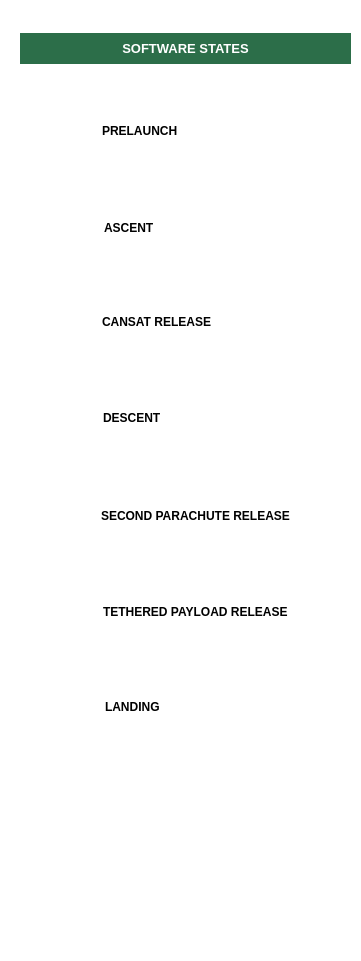
     <widget class="QFrame" name="frame_22">
      <property name="geometry">
       <rect>
        <x>1480</x>
        <y>30</y>
        <width>361</width>
        <height>961</height>
       </rect>
      </property>
      <property name="styleSheet">
       <string notr="true">background-color: transparent;</string>
      </property>
      <property name="frameShape">
       <enum>QFrame::StyledPanel</enum>
      </property>
      <property name="frameShadow">
       <enum>QFrame::Raised</enum>
      </property>
      <widget class="QFrame" name="frame_25">
       <property name="geometry">
        <rect>
         <x>20</x>
         <y>33</y>
         <width>331</width>
         <height>31</height>
        </rect>
       </property>
       <property name="baseSize">
        <size>
         <width>0</width>
         <height>0</height>
        </size>
       </property>
       <property name="styleSheet">
        <string notr="true">background-color: rgb(44, 110, 73);</string>
       </property>
       <property name="frameShape">
        <enum>QFrame::StyledPanel</enum>
       </property>
       <property name="frameShadow">
        <enum>QFrame::Raised</enum>
       </property>
       <property name="lineWidth">
        <number>1</number>
       </property>
       <property name="midLineWidth">
        <number>0</number>
       </property>
       <widget class="QLabel" name="label_17">
        <property name="geometry">
         <rect>
          <x>-90</x>
          <y>-10</y>
          <width>511</width>
          <height>51</height>
         </rect>
        </property>
        <property name="styleSheet">
         <string notr="true">color: rgb(255, 255, 255);</string>
        </property>
        <property name="text">
         <string>&lt;html&gt;&lt;head/&gt;&lt;body&gt;&lt;p align=&quot;center&quot;&gt;&lt;span style=&quot; font-size:10pt; font-weight:700;&quot;&gt;SOFTWARE STATES&lt;/span&gt;&lt;/p&gt;&lt;/body&gt;&lt;/html&gt;</string>
        </property>
       </widget>
      </widget>
      <widget class="QLabel" name="label_38">
       <property name="geometry">
        <rect>
         <x>104</x>
         <y>218</y>
         <width>81</width>
         <height>21</height>
        </rect>
       </property>
       <property name="styleSheet">
        <string notr="true">color: rgb(0, 0, 0);</string>
       </property>
       <property name="text">
        <string>&lt;html&gt;&lt;head/&gt;&lt;body&gt;&lt;p&gt;&lt;span style=&quot; font-weight:700;&quot;&gt;ASCENT &lt;/span&gt;&lt;/p&gt;&lt;/body&gt;&lt;/html&gt;</string>
       </property>
      </widget>
      <widget class="QLabel" name="label_37">
       <property name="geometry">
        <rect>
         <x>103</x>
         <y>408</y>
         <width>81</width>
         <height>21</height>
        </rect>
       </property>
       <property name="styleSheet">
        <string notr="true">color: rgb(0, 0, 0);</string>
       </property>
       <property name="text">
        <string>&lt;html&gt;&lt;head/&gt;&lt;body&gt;&lt;p&gt;&lt;span style=&quot; font-weight:700;&quot;&gt;DESCENT&lt;/span&gt;&lt;/p&gt;&lt;/body&gt;&lt;/html&gt;</string>
       </property>
      </widget>
      <widget class="QLabel" name="label_36">
       <property name="geometry">
        <rect>
         <x>101</x>
         <y>506</y>
         <width>261</width>
         <height>21</height>
        </rect>
       </property>
       <property name="styleSheet">
        <string notr="true">color: rgb(0, 0, 0);</string>
       </property>
       <property name="text">
        <string>&lt;html&gt;&lt;head/&gt;&lt;body&gt;&lt;p&gt;&lt;span style=&quot; font-weight:700;&quot;&gt;SECOND PARACHUTE RELEASE&lt;/span&gt;&lt;/p&gt;&lt;/body&gt;&lt;/html&gt;</string>
       </property>
      </widget>
      <widget class="QLabel" name="label_34">
       <property name="geometry">
        <rect>
         <x>102</x>
         <y>121</y>
         <width>151</width>
         <height>21</height>
        </rect>
       </property>
       <property name="styleSheet">
        <string notr="true">color: rgb(0, 0, 0);</string>
       </property>
       <property name="text">
        <string>&lt;html&gt;&lt;head/&gt;&lt;body&gt;&lt;p&gt;&lt;span style=&quot; font-weight:700;&quot;&gt;PRELAUNCH&lt;/span&gt;&lt;/p&gt;&lt;/body&gt;&lt;/html&gt;</string>
       </property>
      </widget>
      <widget class="QLabel" name="label_32">
       <property name="geometry">
        <rect>
         <x>105</x>
         <y>697</y>
         <width>91</width>
         <height>21</height>
        </rect>
       </property>
       <property name="styleSheet">
        <string notr="true">color: rgb(0, 0, 0);</string>
       </property>
       <property name="text">
        <string>&lt;html&gt;&lt;head/&gt;&lt;body&gt;&lt;p&gt;&lt;span style=&quot; font-weight:700;&quot;&gt;LANDING&lt;/span&gt;&lt;/p&gt;&lt;/body&gt;&lt;/html&gt;</string>
       </property>
      </widget>
      <widget class="QLabel" name="label_33">
       <property name="geometry">
        <rect>
         <x>103</x>
         <y>602</y>
         <width>261</width>
         <height>21</height>
        </rect>
       </property>
       <property name="styleSheet">
        <string notr="true">color: rgb(0, 0, 0);</string>
       </property>
       <property name="text">
        <string>&lt;html&gt;&lt;head/&gt;&lt;body&gt;&lt;p&gt;&lt;span style=&quot; font-weight:700;&quot;&gt;TETHERED PAYLOAD RELEASE&lt;/span&gt;&lt;/p&gt;&lt;/body&gt;&lt;/html&gt;</string>
       </property>
      </widget>
      <widget class="QLabel" name="label_35">
       <property name="geometry">
        <rect>
         <x>102</x>
         <y>312</y>
         <width>141</width>
         <height>21</height>
        </rect>
       </property>
       <property name="styleSheet">
        <string notr="true">color: rgb(0, 0, 0);</string>
       </property>
       <property name="text">
        <string>&lt;html&gt;&lt;head/&gt;&lt;body&gt;&lt;p&gt;&lt;span style=&quot; font-weight:700;&quot;&gt;CANSAT RELEASE&lt;/span&gt;&lt;/p&gt;&lt;/body&gt;&lt;/html&gt;</string>
       </property>
      </widget>
      <widget class="ledc" name="state5_c" native="true">
       <property name="geometry">
        <rect>
         <x>46</x>
         <y>498</y>
         <width>71</width>
         <height>41</height>
        </rect>
       </property>
      </widget>
      <widget class="ledc" name="state6_c" native="true">
       <property name="geometry">
        <rect>
         <x>46</x>
         <y>594</y>
         <width>71</width>
         <height>41</height>
        </rect>
       </property>
      </widget>
      <widget class="ledc" name="state4_c" native="true">
       <property name="geometry">
        <rect>
         <x>46</x>
         <y>401</y>
         <width>71</width>
         <height>41</height>
        </rect>
       </property>
      </widget>
      <widget class="ledc" name="state1_c" native="true">
       <property name="geometry">
        <rect>
         <x>46</x>
         <y>113</y>
         <width>71</width>
         <height>41</height>
        </rect>
       </property>
      </widget>
      <widget class="ledc" name="state3_c" native="true">
       <property name="geometry">
        <rect>
         <x>46</x>
         <y>306</y>
         <width>71</width>
         <height>41</height>
        </rect>
       </property>
      </widget>
      <widget class="ledc" name="state7_c" native="true">
       <property name="geometry">
        <rect>
         <x>46</x>
         <y>689</y>
         <width>71</width>
         <height>41</height>
        </rect>
       </property>
      </widget>
      <widget class="ledc" name="state2_c" native="true">
       <property name="geometry">
        <rect>
         <x>46</x>
         <y>211</y>
         <width>71</width>
         <height>41</height>
        </rect>
       </property>
      </widget>
     </widget>
